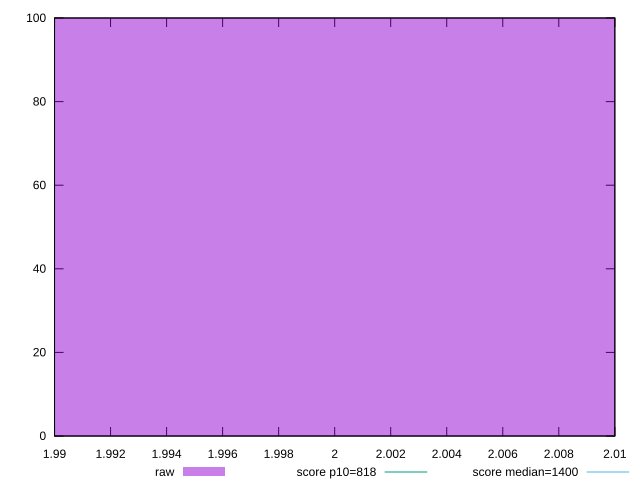

This figure's gnuplot source:
reset

$raw <<EOF
2 100
EOF

set key outside below
set boxwidth 0.1
set xrange [1.99:2.01]
set yrange [0:100]
set trange [0:100]
set style fill transparent solid 0.5 noborder

set parametric
set terminal svg size 640, 490 enhanced background rgb 'white'
set output "report_00008_2021-01-22T20:58:29.167/dom-size/samples/empty/raw/histogram.svg"

plot $raw title "raw" with boxes, \
     818,t title "score p10=818", \
     1400,t title "score median=1400"

reset
